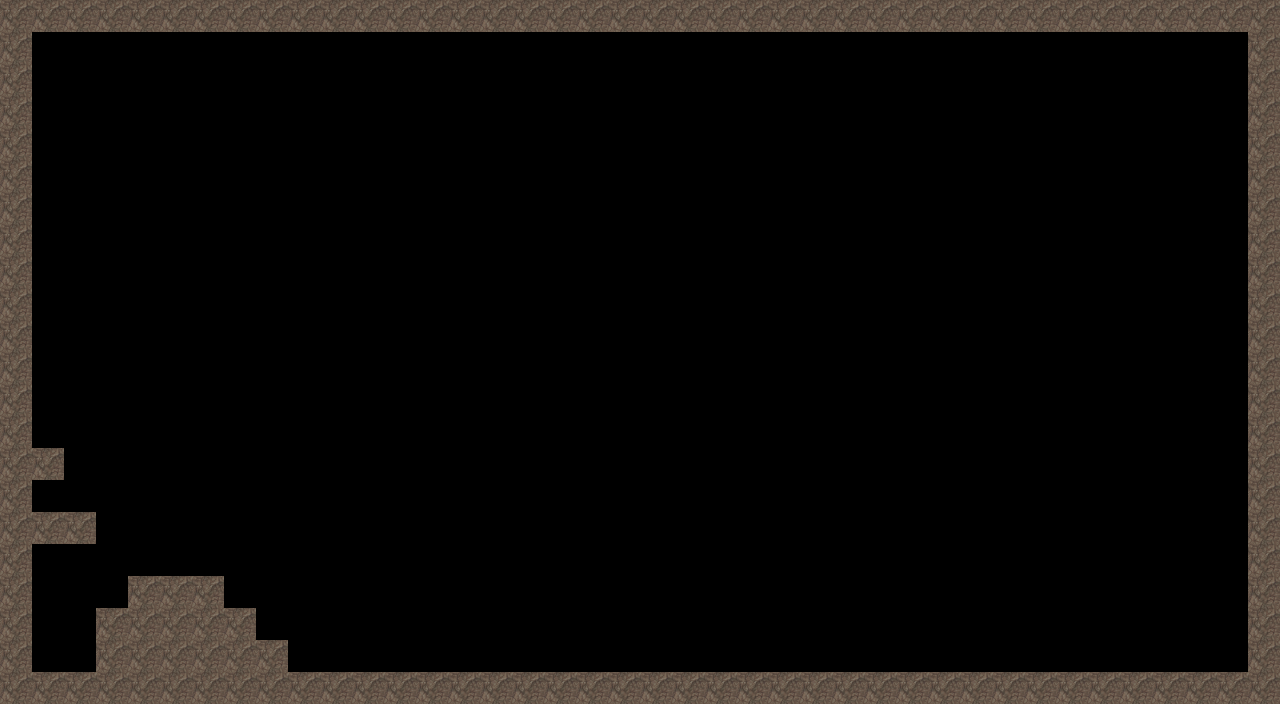

Tiled map render using the project's own tile images. Description and the whole map definition, tile-layer contents included, below:
An orthogonal 40x22 tile map with 32x32 px tiles, 1 tile layer (Tile Layer 1).

<map version="1.0" orientation="orthogonal" renderorder="right-down" width="40" height="22" tilewidth="32" tileheight="32" nextobjectid="1">
 <tileset firstgid="1" name="tilemap" tilewidth="32" tileheight="32" tilecount="36">
  <image source="../img/tilemap.png" width="192" height="192" />
 </tileset>
 <layer name="Tile Layer 1" width="40" height="22">
  <data encoding="csv">
34,34,34,34,34,34,34,34,34,34,34,34,34,34,34,34,34,34,34,34,34,34,34,34,34,34,34,34,34,34,34,34,34,34,34,34,34,34,34,34,
34,0,0,0,0,0,0,0,0,0,0,0,0,0,0,0,0,0,0,0,0,0,0,0,0,0,0,0,0,0,0,0,0,0,0,0,0,0,0,34,
34,0,0,0,0,0,0,0,0,0,0,0,0,0,0,0,0,0,0,0,0,0,0,0,0,0,0,0,0,0,0,0,0,0,0,0,0,0,0,34,
34,0,0,0,0,0,0,0,0,0,0,0,0,0,0,0,0,0,0,0,0,0,0,0,0,0,0,0,0,0,0,0,0,0,0,0,0,0,0,34,
34,0,0,0,0,0,0,0,0,0,0,0,0,0,0,0,0,0,0,0,0,0,0,0,0,0,0,0,0,0,0,0,0,0,0,0,0,0,0,34,
34,0,0,0,0,0,0,0,0,0,0,0,0,0,0,0,0,0,0,0,0,0,0,0,0,0,0,0,0,0,0,0,0,0,0,0,0,0,0,34,
34,0,0,0,0,0,0,0,0,0,0,0,0,0,0,0,0,0,0,0,0,0,0,0,0,0,0,0,0,0,0,0,0,0,0,0,0,0,0,34,
34,0,0,0,0,0,0,0,0,0,0,0,0,0,0,0,0,0,0,0,0,0,0,0,0,0,0,0,0,0,0,0,0,0,0,0,0,0,0,34,
34,0,0,0,0,0,0,0,0,0,0,0,0,0,0,0,0,0,0,0,0,0,0,0,0,0,0,0,0,0,0,0,0,0,0,0,0,0,0,34,
34,0,0,0,0,0,0,0,0,0,0,0,0,0,0,0,0,0,0,0,0,0,0,0,0,0,0,0,0,0,0,0,0,0,0,0,0,0,0,34,
34,0,0,0,0,0,0,0,0,0,0,0,0,0,0,0,0,0,0,0,0,0,0,0,0,0,0,0,0,0,0,0,0,0,0,0,0,0,0,34,
34,0,0,0,0,0,0,0,0,0,0,0,0,0,0,0,0,0,0,0,0,0,0,0,0,0,0,0,0,0,0,0,0,0,0,0,0,0,0,34,
34,0,0,0,0,0,0,0,0,0,0,0,0,0,0,0,0,0,0,0,0,0,0,0,0,0,0,0,0,0,0,0,0,0,0,0,0,0,0,34,
34,0,0,0,0,0,0,0,0,0,0,0,0,0,0,0,0,0,0,0,0,0,0,0,0,0,0,0,0,0,0,0,0,0,0,0,0,0,0,34,
34,34,0,0,0,0,0,0,0,0,0,0,0,0,0,0,0,0,0,0,0,0,0,0,0,0,0,0,0,0,0,0,0,0,0,0,0,0,0,34,
34,0,0,0,0,0,0,0,0,0,0,0,0,0,0,0,0,0,0,0,0,0,0,0,0,0,0,0,0,0,0,0,0,0,0,0,0,0,0,34,
34,34,34,0,0,0,0,0,0,0,0,0,0,0,0,0,0,0,0,0,0,0,0,0,0,0,0,0,0,0,0,0,0,0,0,0,0,0,0,34,
34,0,0,0,0,0,0,0,0,0,0,0,0,0,0,0,0,0,0,0,0,0,0,0,0,0,0,0,0,0,0,0,0,0,0,0,0,0,0,34,
34,0,0,0,34,34,34,0,0,0,0,0,0,0,0,0,0,0,0,0,0,0,0,0,0,0,0,0,0,0,0,0,0,0,0,0,0,0,0,34,
34,0,0,34,34,34,34,34,0,0,0,0,0,0,0,0,0,0,0,0,0,0,0,0,0,0,0,0,0,0,0,0,0,0,0,0,0,0,0,34,
34,0,0,34,34,34,34,34,34,0,0,0,0,0,0,0,0,0,0,0,0,0,0,0,0,0,0,0,0,0,0,0,0,0,0,0,0,0,0,34,
34,34,34,34,34,34,34,34,34,34,34,34,34,34,34,34,34,34,34,34,34,34,34,34,34,34,34,34,34,34,34,34,34,34,34,34,34,34,34,34
</data>
 </layer>
</map>
